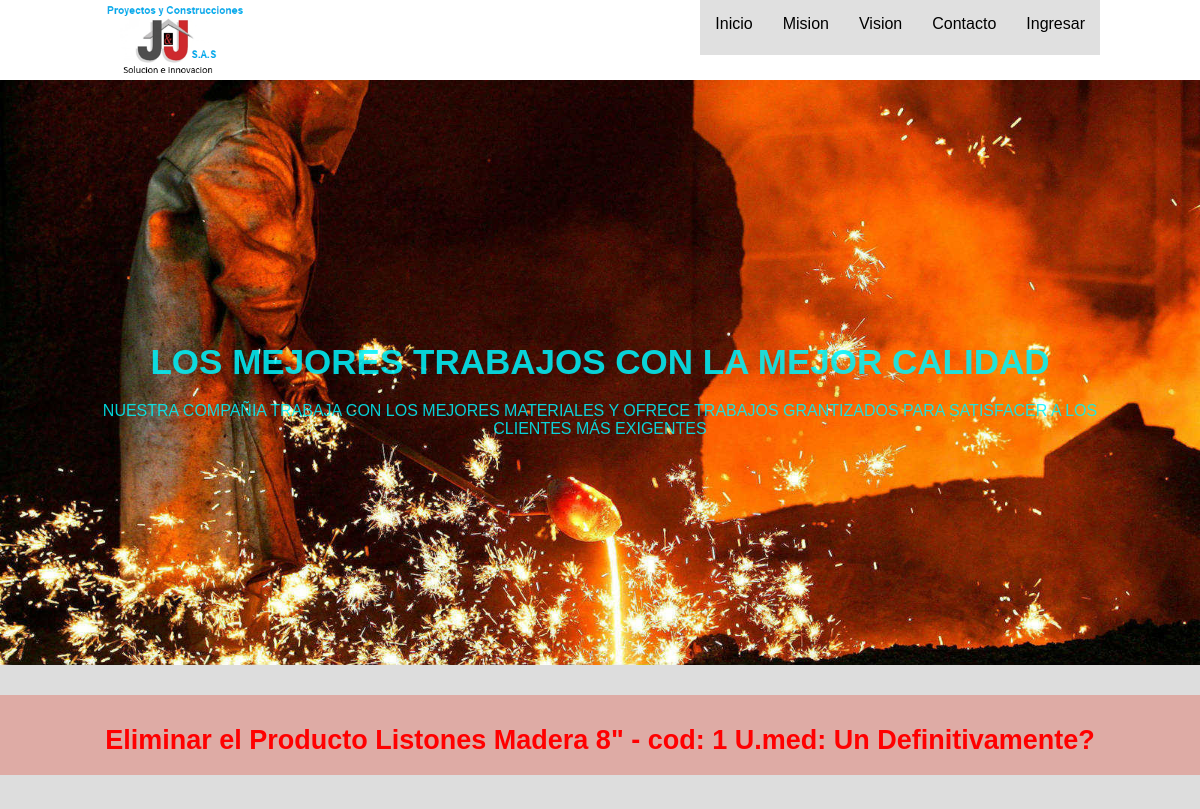
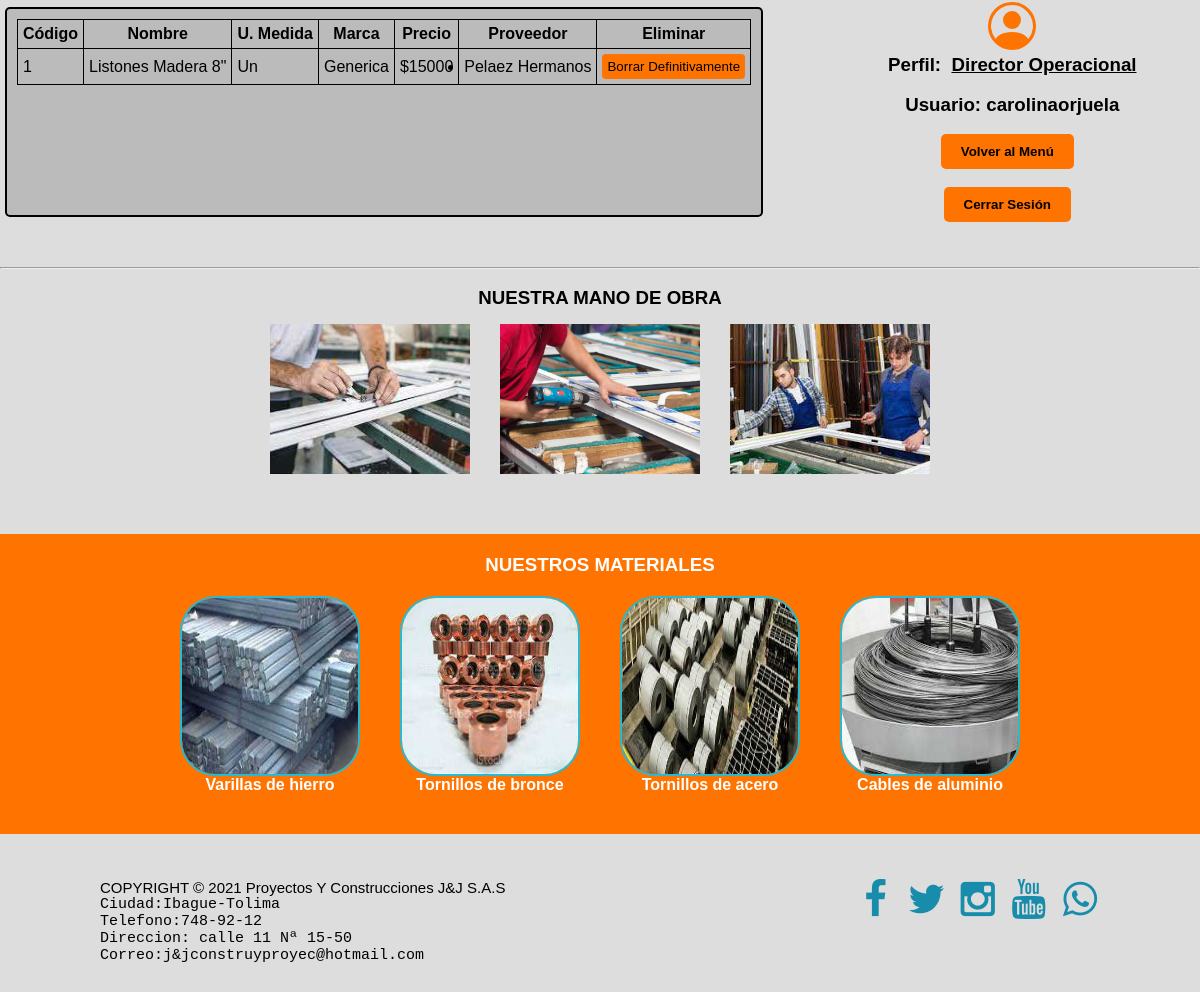
Page /operaciones/borrarproducto1 (signed in) on the committed database (2 pictures, top to bottom).
### operaciones/models.py (models this page shows)
class Materia_prima (models.Model):
    codigo_producto = models.AutoField(primary_key=True)  # llave primaria
    nombre_producto = models.CharField(max_length=100)
    fecha_ingreso_materiaprima = models.DateTimeField(auto_now_add=True)
    unidades = [
        ("Un", "Unidad"), ("Lb", "Libras"), ("Kg", "Kilogramos"),
        ("In", "Pulgadas"), ("Cm", "Centimetros"), ("Mt", "Metros"),
        ("Pi", "Pies"), ("M2", "Metros Cuadrados"), ("M3", "Metros Cubicos"),
        ("Lt", "Litros"), ("Ml", "Mililitros"), ("Gl", "Galones"),
        ("1/16", "1/16 de Galón"), ("1/8", "1/8 de Galón"),
        ("1/4", "1/4 de Galón"), ("1/2", "1/2 Galón"),
    ]
    unidad_de_medida = models.CharField(
        max_length=15, choices=unidades, default="Un")
    precio_unitario = models.PositiveIntegerField()
    marca = models.CharField(max_length=100, null=True)
    Proveedores_cod_proveedor = ManyToManyField(Proveedores)
    def Proveedor(self):
        return ', '.join([Proveedores.nombre_proveedor for Proveedores in self.Proveedores_cod_proveedor.all()])
    Proveedor.short_description = "Proveedores"
    def __str__(self):
        return f"{self.nombre_producto} - cod: {self.codigo_producto} U.med: {self.unidad_de_medida}"

class Proveedores(models.Model):
    codigo_proveedor = models.AutoField(primary_key=True)  # llave primaria
    nombre_proveedor = models.CharField(max_length=50)
    direccion_proveedor = models.CharField(max_length=100)
    barrio_proveedor = models.CharField(max_length=50)
    ciudad_proveedor = models.CharField(max_length=50)
    telefono_proveedor = models.PositiveBigIntegerField()
    website_proveedor = models.CharField(max_length=50)
    email = models.EmailField(default="ejemplo@ejemplo.com")
    credito = [
        ("Si", "Si Maneja Crédito"),
        ("No", "No Ofrece Crédito"),
    ]
    maneja_credito = models.CharField(
        max_length=20, choices=credito, default="No")
    def __str__(self):
        return f"{self.nombre_proveedor}"

class CustomUser(AbstractUser):
    identificacion = models.PositiveBigIntegerField(
        default="0000000000")
    cargos = [
        ("Gerente General", "Director General"),
        ("Director Operacional", "Director Operacional"),
        ("Almacenista", "Almacenista"),
        ("Contratista", "Contratista")
    ]
    cargo_empleado = models.CharField(
        max_length=50, choices=cargos, default="Contratista")
    telefono_empleado = models.PositiveBigIntegerField(default="0000000000")
    correo_empleado = models.EmailField(default="ejemplo@ejemplo.com")

### operaciones/views.py (the view)
# urls.py: path("borrarproducto<int:codigo_producto>", views.borrarproducto,
@login_required(login_url="/inventarios/ingresar")
def borrarproducto(request, codigo_producto):
    producto = Materia_prima.objects.get(codigo_producto=codigo_producto)
    if request.method == "POST":
        producto.delete()
        return render(request, "inventarios/gerente.html", {
            'mensaje': "Producto Borrado de la Base de Datos de Almacén!"
        })
    else:
        return render(request, "operaciones/borrarproducto.html", {
            'producto': producto
        })

### operaciones/templates/operaciones/borrarproducto.html (shortened to what this page needs)
{% extends "inventarios/layout.html" %}
{% block main %}
    <div class="centering error">
        <h2>Eliminar el Producto {{ producto }} Definitivamente?</h2>
    </div>
    <br><br>
    <section id="bflex">
        <div class="floatLeftTabla">
                <table>
                    <tr>
                        <th><h4>Código</h4></th>
                        <th><h4>Nombre</h4></th>
                        <th><h4>U. Medida</h4></th>
                        <th><h4>Marca</h4></th>
                        <th><h4>Precio</h4></th>
                        <th><h4>Proveedor</h4></th>
                        <th><h4>Eliminar</h4></th>
                    </tr>
                    <tr>
                        <td><p>{{ producto.codigo_producto }}</p></td>
                        <td><p>{{ producto.nombre_producto }}</p></td>
                        <td><p>{{ producto.unidad_de_medida }}</p></td>
                        <td><p>{{ producto.marca }}</p></td>
                        <td><p>${{ producto.precio_unitario }}</p></td>
                        <td>
                            <ul>
                                {% for proveedor in producto.Proveedores_cod_proveedor.all %}
                                    <li>{{ proveedor }}</li>
                                {% endfor %}
                            </ul>
                        </td>
                        <td>
                            <form href="{% url 'operaciones:borrarproducto' producto.codigo_producto %}"method="post">
                                <input type="submit" value="Borrar Definitivamente" autofocus class="edition">
                            </form>
                        </td>
                    </tr>
                </table>
        </div>
        <div class="floatRight">
                <h3>Perfil:&nbsp;&nbsp;<u>{{ user.cargo_empleado }}</u></h3>
                <br>
                {% if user.is_authenticated %}
                    <h3>Usuario: {{ user.username }}</h3>
                {% endif %}
                <br>
                <div class="centering logout">
                    <form action="{% url 'operaciones:redirecciongerente' %}" method="post">
                            <input type="submit" Value="Volver al Menú" class="logout" title="Volver al Menú {{ user.cargo_empleado }}">
                    </form>
                </div>
                <br>
                <div class="centering logout">
                    <form action="{% url 'inventarios:salir' %}" method="post">
                            <input type="submit" value="Cerrar Sesión" class="logout" title="Cerrar Sesión {{ user.cargo_empleado }}">
                    </form>
                </div>
        </div>
        <br><br>
    </section>
{% endblock %}

### inventarios/static/inventarios/styles.css (style rules this page uses)
* { margin: 0; padding: 0; box-sizing: border-box; }
body { font-family: "Franklin Gothic Medium", "Arial Narrow", Arial, sans-serif; background-color: #ddd; }
section { width: 100%; margin-bottom: 45px; text-align: center; top: -30px; }
h2 { margin-bottom: 20px; }
#bflex { text-align: center; width: 100%; display: flex; right: 0%; }
.floatRight { float: right; margin: 0 0 0 10%; }
.floatLeftTabla { float: left; margin-left: 30px; border: 2px solid black; text-align: left; padding: 10px; margin: 5px; border-radius: 5px; background-color: #bbb; display: block; }
#bien h3, h4 { text-align: center; }
.centering { width: 100%; height: auto; display: flex; justify-content: center; text-align: center; }
.LoginForm input[type="submit"], .centering input[type="submit"] { transition: O.3s; margin-right: 10px; border: none; background-color: rgb(255, 115, 0); color: var(--white); padding: 10px 20px; font-weight: bold; border-radius: 5px; }
.edition { padding: 5px; border-radius: 4px; max-width: 100%; background-color: rgb(255, 115, 0); border: none; }
.error { color: red; text-align: center; background-color: rgba(220, 55, 34, 0.3); height: 50px; padding: 30px 0 50px 0; font-size: large; margin-top: -90px; }
table, th, td { border:1px solid black; border-collapse: collapse; padding: 5px; }

### rows in the picture
Materia_prima: nombre_producto+codigo_producto+unidad_de_medida "Listones Madera 8\" - cod: 1 U.med: Un", codigo_producto "1", nombre_producto "Listones Madera 8\"", unidad_de_medida "Un", marca "Generica", precio_unitario "15000"
Proveedores: nombre_proveedor "Pelaez Hermanos"
CustomUser: cargo_empleado "Director Operacional", username "carolinaorjuela"
